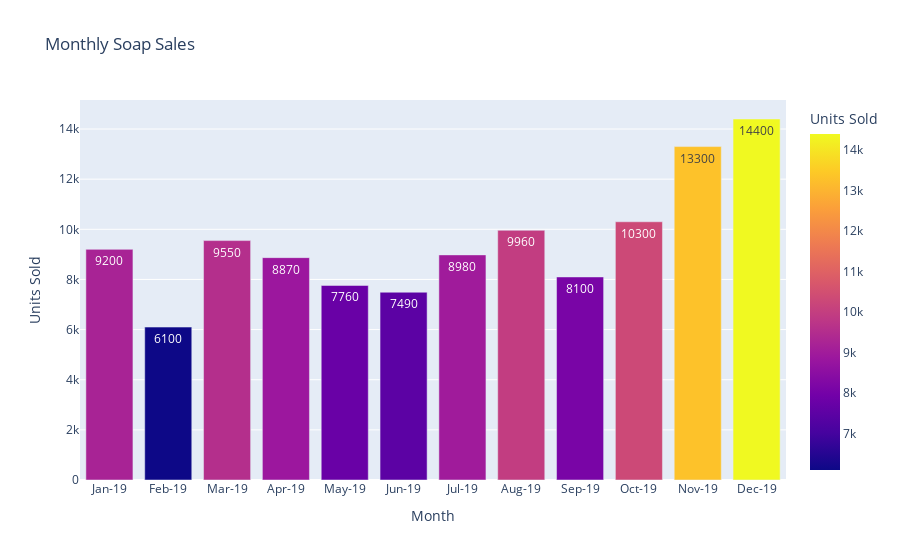

The code cell stored with this chart in its notebook:
### Code cell
#method 2
fig = px.bar(company_data, x='Month', y='Soap',title='Monthly Soap Sales', labels={'Soap': 'Units Sold'}, color='Soap',text='Soap')

fig.update_layout(yaxis_title='Units Sold', xaxis_title='Month')

fig.show()

### Figure 1 — Plotly figure (JSON) as saved in the notebook; plotly's stock layout.template omitted (floating-point values rounded to 4 significant figures)
{"data": [{"alignmentgroup": "True", "hovertemplate": "Month=%{x}<br>Units Sold=%{marker.color}<extra></extra>", "legendgroup": "", "marker": {"color": [9200, 6100, 9550, 8870, 7760, 7490, 8980, 9960, 8100, 10300, 13300, 14400], "coloraxis": "coloraxis", "pattern": {"shape": ""}}, "name": "", "offsetgroup": "", "orientation": "v", "showlegend": false, "text": [9200, 6100, 9550, 8870, 7760, 7490, 8980, 9960, 8100, 10300, 13300, 14400], "textposition": "auto", "type": "bar", "x": ["Jan-19", "Feb-19", "Mar-19", "Apr-19", "May-19", "Jun-19", "Jul-19", "Aug-19", "Sep-19", "Oct-19", "Nov-19", "Dec-19"], "xaxis": "x", "y": [9200, 6100, 9550, 8870, 7760, 7490, 8980, 9960, 8100, 10300, 13300, 14400], "yaxis": "y"}], "layout": {"autosize": true, "barmode": "relative", "coloraxis": {"colorbar": {"title": {"text": "Units Sold"}}, "colorscale": [[0, "#0d0887"], [0.1111, "#46039f"], [0.2222, "#7201a8"], [0.3333, "#9c179e"], [0.4444, "#bd3786"], [0.5556, "#d8576b"], [0.6667, "#ed7953"], [0.7778, "#fb9f3a"], [0.8889, "#fdca26"], [1, "#f0f921"]]}, "legend": {"tracegroupgap": 0}, "title": {"text": "Monthly Soap Sales"}, "xaxis": {"anchor": "y", "autorange": true, "domain": [0, 1], "range": [-0.5, 11.5], "title": {"text": "Month"}, "type": "category"}, "yaxis": {"anchor": "x", "autorange": true, "domain": [0, 1], "range": [0, 15160.0], "title": {"text": "Units Sold"}, "type": "linear"}}}
